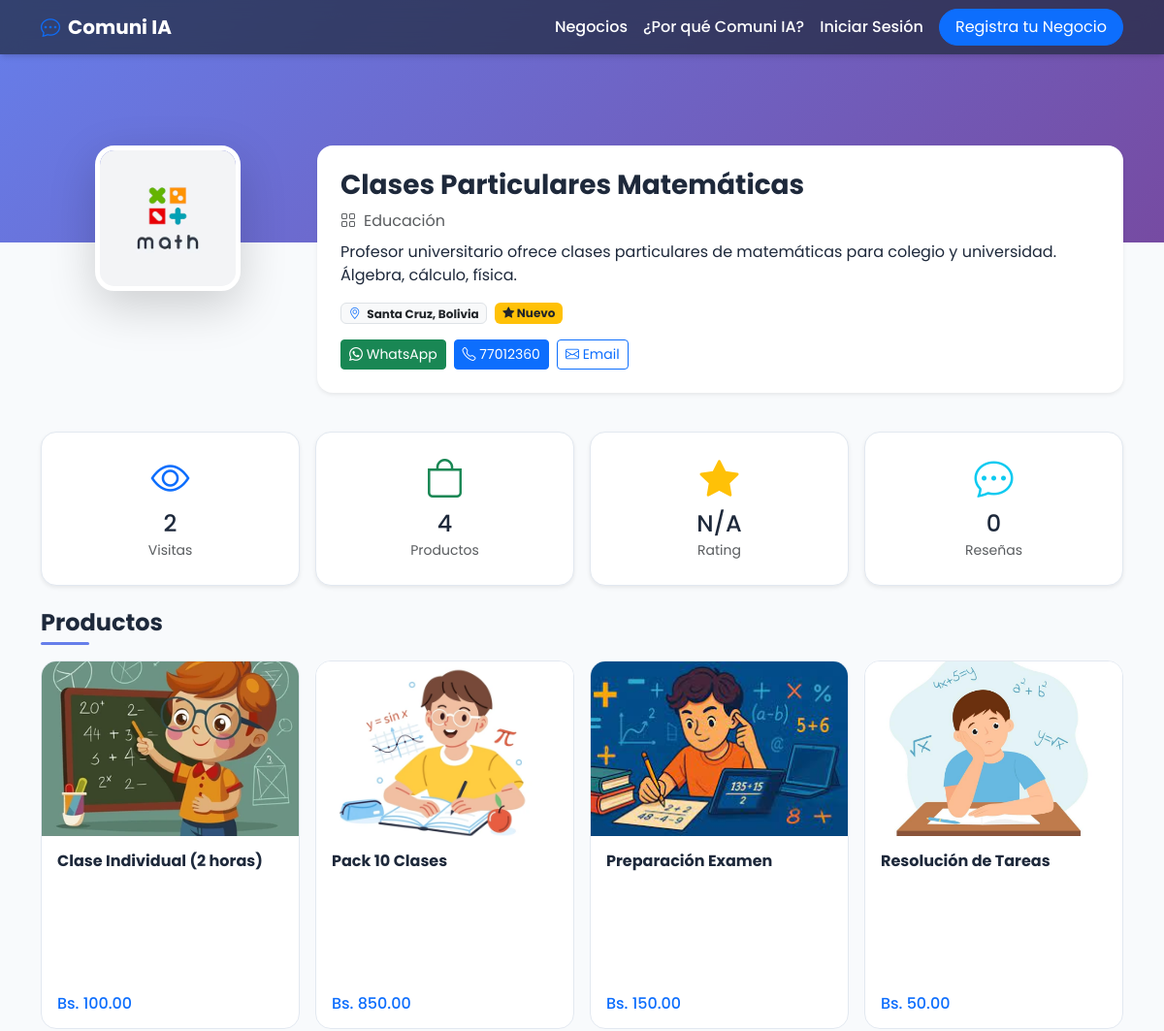
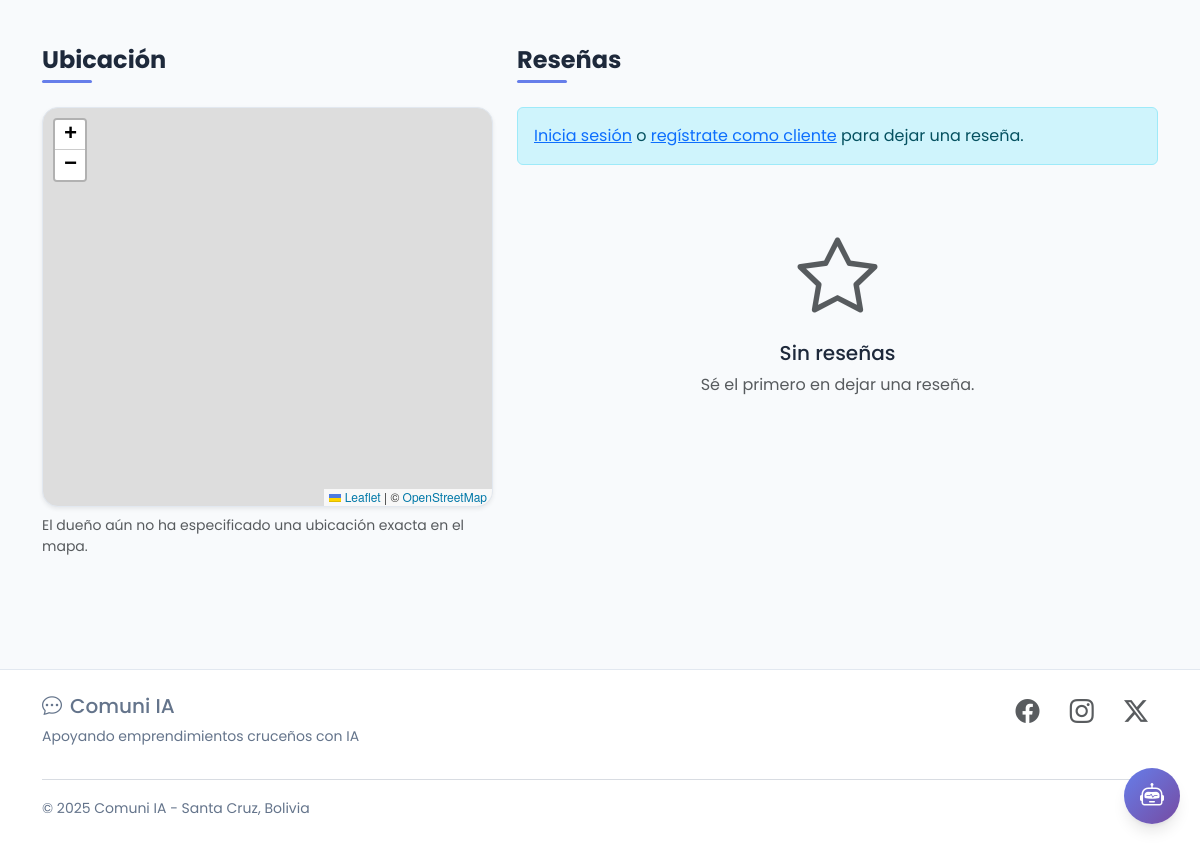
/profile/16, run on the app's committed database (2 pictures, top to bottom).
### app.py (models this page shows)
class Business(db.Model):
    __tablename__ = 'businesses'
    id = db.Column(db.Integer, primary_key=True)
    name = db.Column(db.String(160), nullable=False)
    description = db.Column(db.Text, nullable=False)
    logo = db.Column(db.String(500), nullable=True)  # Ruta relativa a static/uploads
    location = db.Column(db.String(160), nullable=False, default="Santa Cruz, Bolivia")
    category = db.Column(db.String(100), nullable=False, default="Servicios")
    phone = db.Column(db.String(20), nullable=True)
    nit = db.Column(db.String(20), nullable=True)  # NUEVO CAMPO
    latitude = db.Column(db.Float, nullable=True)
    longitude = db.Column(db.Float, nullable=True)
    email = db.Column(db.String(120), nullable=True)
    whatsapp = db.Column(db.String(20), nullable=True)
    reviews = db.relationship('Review', backref='business', lazy=True, cascade="all, delete-orphan")
    products = db.relationship('Product', backref='business', lazy=True, cascade="all, delete-orphan")
    favorited_by = db.relationship('User', secondary=favorites, lazy='subquery', backref=db.backref('favorite_businesses', lazy=True))
    viewed_by = db.relationship('User', secondary=business_views, lazy='subquery', backref=db.backref('viewed_businesses', lazy=True))
    is_active = db.Column(db.Boolean, default=True, nullable=False)

class Product(db.Model):
    __tablename__ = 'products'
    id = db.Column(db.Integer, primary_key=True)
    business_id = db.Column(db.Integer, db.ForeignKey('businesses.id'), nullable=False)
    name = db.Column(db.String(160), nullable=False)
    description = db.Column(db.Text, nullable=True)  # Descripción detallada del producto
    price = db.Column(db.Float, nullable=False)
    image_url = db.Column(db.String(500), nullable=True)  # Ruta relativa a static/uploads

### app.py (the view, shortened to what this page needs)
@app.route('/profile/<int:id>', strict_slashes=False)
def profile(id):
    business = Business.query.get_or_404(id)
    products = Product.query.filter_by(business_id=id).all()
    reviews_query = Review.query.filter_by(business_id=id).order_by(Review.created_at.desc()).all()
    avg_rating = db.session.query(db.func.avg(Review.rating)).filter_by(business_id=id).scalar() or 0
    is_owner = False
    is_favorited = False
    view_count = len(business.viewed_by)
    return render_template('profile.html', business=business, products=products,
                         reviews=[r.to_dict() for r in reviews_query],
                         avg_rating=round(avg_rating, 1), view_count=view_count,
                         is_owner=is_owner,
                         is_favorited=is_favorited)

### templates/profile.html (shortened to what this page needs)
{% extends "layout.html" %}
{% block head_extra %}
  <link rel="stylesheet" href="https://unpkg.com/leaflet@1.9.4/dist/leaflet.css"/>
{% endblock %}
{% block content %}
<div data-business-id="{{ business.id }}" data-is-owner="{{ 'true' if is_owner else 'false' }}" data-latitude="{{ business.latitude or '' }}" data-longitude="{{ business.longitude or '' }}">
<div class="profile-banner" style="background-image: linear-gradient(135deg, #667eea 0%, #764ba2 100%);"></div>
<div class="container pb-5">
  <div class="profile-header">
    <div class="row">
      <div class="col-md-3 text-center mb-3 position-relative">
        {% if business.logo %}
        <img src="{{ url_for('static', filename='uploads/' + business.logo) }}" class="profile-avatar shadow-lg mx-auto">
        {% else %}
        <div class="profile-avatar shadow-lg mx-auto d-flex align-items-center justify-content-center bg-light">
          <i class="bi bi-shop display-4 text-muted"></i>
        </div>
        {% endif %}
      </div>
      <div class="col-md-9">
        <div class="bg-white rounded-4 shadow-sm p-4 h-100">
          <div class="d-flex justify-content-between align-items-start">
            <div>
              <h1 class="h3 fw-bold mb-2">{{ business.name }}</h1>
            </div>
          </div>
          <p class="text-muted mb-2"><i class="bi bi-grid me-2"></i>{{ business.category }}</p>
          <p class="mb-3">{{ business.description }}</p>
          <div class="d-flex gap-2 flex-wrap mb-3">
            <span class="badge bg-light text-dark border"><i class="bi bi-geo-alt text-primary me-1"></i> {{ business.location }}</span>
            <span class="badge bg-warning text-dark"><i class="bi bi-star-fill"></i> {{ avg_rating if avg_rating > 0 else 'Nuevo' }}</span>
          </div>
          <div class="d-flex gap-2 flex-wrap">
            {% if business.whatsapp %}
            <a href="https://wa.me/{{ business.whatsapp }}" target="_blank" class="btn btn-success btn-sm">
              <i class="bi bi-whatsapp"></i> WhatsApp
            </a>
            {% endif %}
            {% if business.phone %}
            <a href="tel:{{ business.phone }}" class="btn btn-primary btn-sm">
              <i class="bi bi-telephone"></i> {{ business.phone }}
            </a>
            {% endif %}
            {% if business.email %}
            <a href="mailto:{{ business.email }}" class="btn btn-outline-primary btn-sm">
              <i class="bi bi-envelope"></i> Email
            </a>
            {% endif %}
          </div>
        </div>
      </div>
    </div>
  </div>
  <div class="row g-3 my-4">
    <div class="col-md-3 col-6">
      <div class="stats-box shadow-sm">
        <i class="bi bi-eye display-6 text-primary"></i>
        <h4 class="mt-2 mb-0">{{ view_count }}</h4>
        <small class="text-muted">Visitas</small>
      </div>
    </div>
    <div class="col-md-3 col-6">
      <div class="stats-box shadow-sm">
        <i class="bi bi-bag display-6 text-success"></i>
        <h4 class="mt-2 mb-0">{{ products|length }}</h4>
        <small class="text-muted">Productos</small>
      </div>
    </div>
    <div class="col-md-3 col-6">
      <div class="stats-box shadow-sm">
        <i class="bi bi-star-fill display-6 text-warning"></i>
        <h4 class="mt-2 mb-0">{{ avg_rating if avg_rating > 0 else 'N/A' }}</h4>
        <small class="text-muted">Rating</small>
      </div>
    </div>
    <div class="col-md-3 col-6">
      <div class="stats-box shadow-sm">
        <i class="bi bi-chat-dots display-6 text-info"></i>
        <h4 class="mt-2 mb-0">{{ reviews|length }}</h4>
        <small class="text-muted">Reseñas</small>
      </div>
    </div>
  </div>
  <section class="mb-5">
    <div class="d-flex justify-content-between align-items-center mb-3">
      <h2 class="section-title mb-0">Productos</h2>
    </div>
    <div id="products-list" class="row g-3">
      {% if products %}
        {% for product in products %}
        <div class="col-lg-3 col-md-4 col-sm-6 col-12">
          <div class="product-card-new" data-product-id="{{ product.id }}">
            <div class="product-card-inner">
              <div class="product-card-front">
                {% if product.image_url %}
                <img src="{{ url_for('static', filename='uploads/' + product.image_url) }}" class="product-img-new">
                {% else %}
                <div class="product-img-new bg-light d-flex align-items-center justify-content-center">
                  <i class="bi bi-image display-4 text-muted"></i>
                </div>
                {% endif %}
                <div class="p-3">
                  <h6 class="fw-bold mb-2">{{ product.name }}</h6>
                  <div class="d-flex justify-content-between align-items-center">
                    <span class="h6 text-primary mb-0">Bs. {{ "%.2f"|format(product.price) }}</span>
                  </div>
                </div>
              </div>
              <div class="product-card-back">
                <div class="d-flex justify-content-between align-items-start mb-3">
                  <h6 class="fw-bold mb-0">{{ product.name }}</h6>
                </div>
                <div class="product-description small">
                  {% if product.description %}
                  <p class="mb-3">{{ product.description }}</p>
                  {% else %}
                  <p class="text-muted">Sin descripción disponible</p>
                  {% endif %}
                </div>
                <div class="mt-auto">
                  <div class="d-flex justify-content-between align-items-center">
                    <span class="h6 text-primary mb-0">Bs. {{ "%.2f"|format(product.price) }}</span>
                  </div>
                </div>
              </div>
            </div>
          </div>
        </div>
        {% endfor %}
      {% endif %}
    </div>
  </section>
  <section class="mt-5">
    <div class="row g-4">
      <div class="col-lg-5">
        <h2 class="section-title">Ubicación</h2>
        <div id="profileMap" class="map-container shadow-sm"></div>
        {% if not business.latitude or not business.longitude %}
        <p class="text-muted mt-2 small">El dueño aún no ha especificado una ubicación exacta en el mapa.</p>
        {% endif %}
      </div>
      <div class="col-lg-7">
        <h2 class="section-title">Reseñas</h2>
        {% if session.user_id and not is_owner %}
        <div class="card shadow-sm mb-4">
          <div class="card-body p-4">
            <h5 class="card-title">Deja tu opinión</h5>
            <form id="reviewForm">
              <div class="mb-3">
                <label class="form-label">Calificación</label>
                <div id="ratingStars" class="text-warning" style="cursor: pointer; font-size: 1.5rem;">
                  <i class="bi bi-star" data-value="1"></i>
                  <i class="bi bi-star" data-value="2"></i>
                  <i class="bi bi-star" data-value="3"></i>
                  <i class="bi bi-star" data-value="4"></i>
                  <i class="bi bi-star" data-value="5"></i>
                </div>
                <input type="hidden" name="rating" id="ratingInput" required>
              </div>
              <div class="mb-3">
                <label for="comment" class="form-label">Comentario</label>
                <textarea class="form-control" id="comment" name="comment" rows="3" required></textarea>
              </div>
              <button type="submit" class="btn btn-primary">Enviar Reseña</button>
            </form>
          </div>
        </div>
        {% elif not session.user_id %}
        <div class="alert alert-info">
          <a href="{{ url_for('login', next=request.url) }}">Inicia sesión</a> o
          <a href="{{ url_for('register_client') }}">regístrate como cliente</a> para dejar una reseña.
        </div>
        {% endif %}
        <div id="reviews-list">
          {% if reviews %}
            {% for review in reviews %}
            <div class="review-box shadow-sm mb-3">
              <div class="d-flex justify-content-between mb-2">
                <h6 class="fw-bold mb-0"><i class="bi bi-person-circle text-primary me-2"></i>{{ review.author }}</h6>
                <small class="text-muted">{{ review.created_at }}</small>
              </div>
              <div class="text-warning mb-2">
                {% for i in range(review.rating) %}<i class="bi bi-star-fill"></i>{% endfor %}
                {% for i in range(5 - review.rating) %}<i class="bi bi-star"></i>{% endfor %}
              </div>
              <p class="text-muted mb-0">{{ review.comment }}</p>
            </div>
            {% endfor %}
          {% else %}
          <div class="col-12 text-center py-5">
            <i class="bi bi-star display-1 text-muted"></i>
            <h5 class="mt-3">Sin reseñas</h5>
            <p class="text-muted">Sé el primero en dejar una reseña.</p>
          </div>
          {% endif %}
        </div>
      </div>
    </div>
  </section>
</div>
</div>
{% endblock %}

### static/css/styles.css (style rules this page uses)
:root { --primary-color: #667eea; --secondary-color: #764ba2; --text-dark: #1e293b; --text-light: #64748b; --bg-light: #f8fafc; --white: #ffffff; --border-color: #e2e8f0; --shadow: 0 4px 6px -1px rgba(0, 0, 0, 0.1), 0 2px 4px -2px rgba(0, 0, 0, 0.1); --shadow-lg: 0 10px 15px -3px rgba(0, 0, 0, 0.1), 0 4px 6px -4px rgba(0, 0, 0, 0.1); }
body { font-family: 'Poppins', sans-serif; background-color: var(--bg-light); color: var(--text-dark); }
.profile-banner { height: 250px; position: relative; }
.profile-header { margin-top: -100px; position: relative; z-index: 10; }
.profile-avatar { width: 150px; height: 150px; border-radius: 20px; border: 5px solid var(--white); object-fit: cover; background: var(--white); }
.stats-box { background: var(--white); border: 1px solid var(--border-color); border-radius: 16px; padding: 1.5rem; text-align: center; transition: transform 0.3s ease, box-shadow 0.3s ease; }
.section-title { font-size: 1.5rem; font-weight: 700; color: var(--text-dark); margin-bottom: 1.5rem; position: relative; padding-bottom: 0.5rem; }
.section-title::after { content: ''; position: absolute; bottom: 0; left: 0; width: 50px; height: 3px; background: var(--primary-color); border-radius: 2px; }
.product-card-new { border-radius: 16px; position: relative; height: 380px; perspective: 1000px; }
.product-card-inner { position: relative; width: 100%; height: 100%; transition: transform 0.8s; transform-style: preserve-3d; }
.product-card-front, .product-card-back { position: absolute; width: 100%; height: 100%; -webkit-backface-visibility: hidden; backface-visibility: hidden; border-radius: 16px; border: 1px solid var(--border-color); background: var(--white); overflow: hidden; display: flex; flex-direction: column; }
.product-card-back { transform: rotateY(180deg); padding: 1.25rem; }
.product-img-new { height: 180px; object-fit: cover; width: 100%; }
.product-card-front .p-3 { flex-grow: 1; display: flex; flex-direction: column; justify-content: space-between; }
.product-description { flex-grow: 1; overflow-y: auto; margin: 1rem 0; }
.map-container { height: 400px; border-radius: 16px; z-index: 1; border: 1px solid var(--border-color); }

### data on the page
Business: logo (picture), name "Clases Particulares Matemáticas", category "Educación", description "Profesor universitario ofrece clases particulares de matemáticas para colegio y universidad. Álgebra, cálculo, física.", location "Santa Cruz, Bolivia", phone "77012360"
Product: image_url (picture), name "Clase Individual (2 horas)", price "100.00"
Product: image_url (picture), name "Pack 10 Clases", price "850.00"
Product: image_url (picture), name "Preparación Examen", price "150.00"
Product: image_url (picture), name "Resolución de Tareas", price "50.00"

### other printed values
{{ avg_rating if avg_rating > 0 else 'Nuevo' }} "Nuevo"
{{ view_count }} "2"
{{ products|length }} "4"
{{ avg_rating if avg_rating > 0 else 'N/A' }} "N/A"
{{ reviews|length }} "0"
